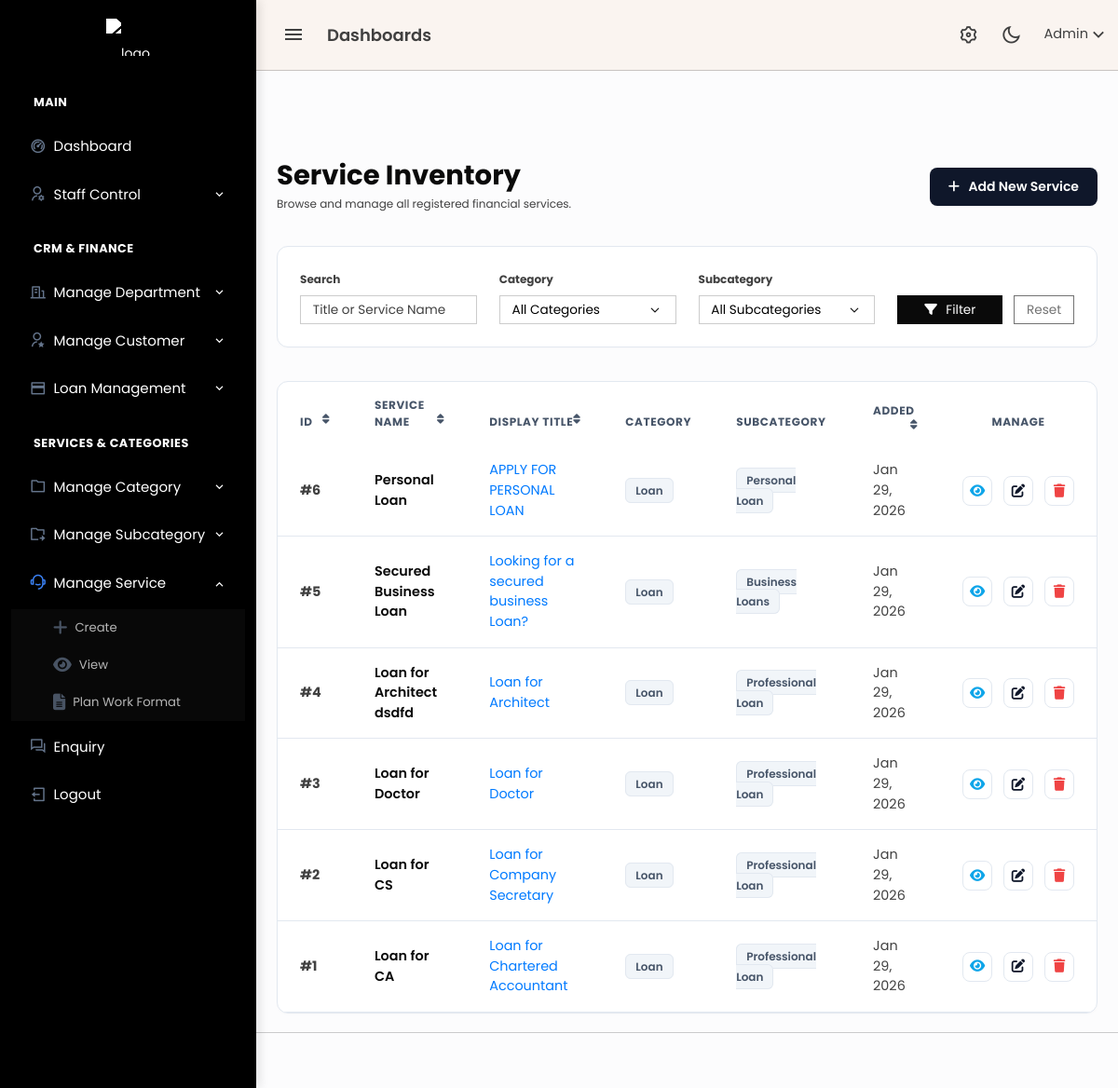
Page /admin/services.php (signed in) on the earlier database version.
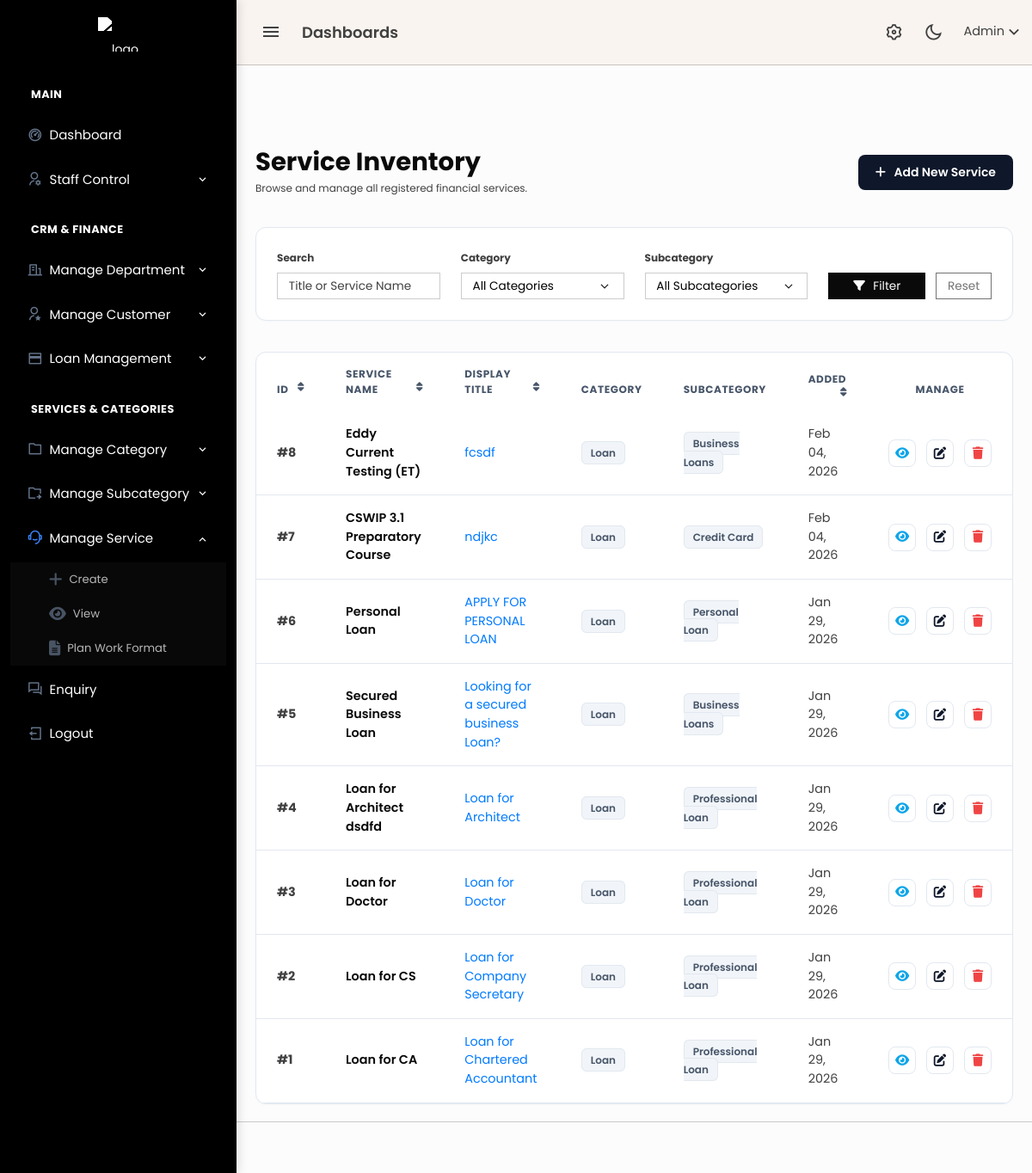
Same page on the later database version.
### tables this page shows
CREATE TABLE `services` (
  `id` bigint(20) UNSIGNED NOT NULL,
  `category_id` bigint(20) UNSIGNED NOT NULL,
  `sub_category_id` bigint(20) UNSIGNED NOT NULL,
  `service_name` varchar(255) NOT NULL,
  `title` varchar(255) NOT NULL,
  `slug` varchar(255) NOT NULL,
  `short_description` text DEFAULT NULL,
  `long_description` longtext DEFAULT NULL,
  `hero_image` varchar(255) DEFAULT NULL,
  `created_at` timestamp NULL DEFAULT current_timestamp(),
  `updated_at` timestamp NULL DEFAULT current_timestamp() ON UPDATE current_timestamp()
);

CREATE TABLE `service_categories` (
  `id` bigint(20) UNSIGNED NOT NULL,
  `uuid` char(36) NOT NULL DEFAULT uuid(),
  `department` int(11) NOT NULL,
  `category_name` varchar(255) NOT NULL,
  `sequence` int(11) NOT NULL DEFAULT 1,
  `active` tinyint(1) NOT NULL DEFAULT 1,
  `live` tinyint(1) NOT NULL DEFAULT 1,
  `created_at` timestamp NULL DEFAULT current_timestamp(),
  `updated_at` timestamp NULL DEFAULT current_timestamp() ON UPDATE current_timestamp()
);

CREATE TABLE `services_subcategories` (
  `id` bigint(20) UNSIGNED NOT NULL,
  `uuid` char(36) NOT NULL DEFAULT uuid(),
  `category_id` bigint(20) UNSIGNED NOT NULL,
  `sub_category_name` varchar(255) NOT NULL,
  `sequence` int(11) NOT NULL DEFAULT 1,
  `status` enum('active','inactive') NOT NULL DEFAULT 'active',
  `live` tinyint(1) NOT NULL DEFAULT 1,
  `created_at` timestamp NULL DEFAULT current_timestamp(),
  `updated_at` timestamp NULL DEFAULT current_timestamp() ON UPDATE current_timestamp()
);

### admin/services.php (the view, shortened to what the changed rows need)
<?php
include 'header.php';
echo '<link rel="stylesheet" href="https://cdnjs.cloudflare.com/ajax/libs/font-awesome/6.4.2/css/all.min.css">';
$sort_by    = $_GET['sort_by'] ?? 'id';
$sort_order = $_GET['order'] ?? 'DESC';
$next_order = ($sort_order === 'ASC') ? 'DESC' : 'ASC';
$query = "SELECT s.*, c.category_name, sub.sub_category_name
          FROM services s
          LEFT JOIN service_categories c ON s.category_id = c.id
          LEFT JOIN services_subcategories sub ON s.sub_category_id = sub.id
          WHERE 1=1";
$query .= " ORDER BY s.$sort_by $sort_order";
$result = mysqli_query($conn, $query);
?>
<div class="content-page">
    <div class="content">
        <div class="container-fluid pt-5">
            <div class="d-flex justify-content-between align-items-center mb-4">
                <div>
                    <h2 class="fw-bold text-dark mb-1">Service Inventory</h2>
                </div>
            </div>
            <div class="card card-modern">
                <div class="card-body p-0">
                    <div class="table-responsive">
                        <table class="table table-modern mb-0">
                            <thead>
                                <tr>
                                    <th width="80">
                                        <a href="?sort_by=id&order=<?= $next_order ?>">ID <i class="fas fa-sort float-end"></i></a>
                                    </th>
                                    <th>
                                        <a href="?sort_by=service_name&order=<?= $next_order ?>">Service Name <i class="fas fa-sort float-end"></i></a>
                                    </th>
                                    <th>
                                        <a href="?sort_by=title&order=<?= $next_order ?>">Display Title <i class="fas fa-sort float-end"></i></a>
                                    </th>
                                    <th>Category</th>
                                    <th>Subcategory</th>
                                    <th>
                                        <a href="?sort_by=created_at&order=<?= $next_order ?>">Added <i class="fas fa-sort float-end"></i></a>
                                    </th>
                                    <th width="150" class="text-center">Manage</th>
                                </tr>
                            </thead>
                            <tbody>
                                <?php if (mysqli_num_rows($result) > 0) {
                                    while ($row = mysqli_fetch_assoc($result)) { ?>
                                        <tr id="row-<?= $row['id'] ?>">
                                            <td class="text-muted fw-bold">#<?= $row['id'] ?></td>
                                            <td class="fw-semibold text-dark"><?= htmlspecialchars($row['service_name']) ?></td>
                                            <td class="text-primary"><?= htmlspecialchars($row['title']) ?></td>
                                            <td><span class="badge-soft"><?= htmlspecialchars($row['category_name']) ?></span></td>
                                            <td><span class="badge-soft"><?= htmlspecialchars($row['sub_category_name']) ?></span></td>
                                            <td class="text-muted small"><?= date('M d, Y', strtotime($row['created_at'])) ?></td>
                                            <td class="text-center">
                                                <div class="d-flex justify-content-center gap-2">
                                                    <a href="service_details.php?id=<?= $row['id'] ?>" class="btn-action btn-view" title="View Details">
                                                        <i class="fas fa-eye"></i>
                                                    </a>
                                                    <a href="service_edit.php?service_id=<?= $row['id'] ?>" class="btn-action btn-edit-pro" title="Edit">
                                                        <i class="fas fa-edit"></i>
                                                    </a>
                                                    <a href="db/delete/service_delete.php?id=<?= $row['id'] ?>"
                                                       class="btn-action btn-delete-pro"
                                                       onclick="return confirm('This will permanently delete this service and all its details. Continue?');"
                                                       title="Delete">
                                                        <i class="fas fa-trash"></i>
                                                    </a>
                                                </div>
                                            </td>
                                        </tr>
                                    <?php }
                                } ?>
                            </tbody>
                        </table>
                    </div>
                </div>
            </div>
        </div>
    </div>
</div>
<?php include 'footer.php'; ?>

Differences in the rows shown:
added services: id "8", service_name "Eddy Current Testing (ET)", title "fcsdf", service_categories.category_name "Loan", services_subcategories.sub_category_name "Business Loans", created_at "Feb 04, 2026"
added services: id "7", service_name "CSWIP 3.1 Preparatory Course", title "ndjkc", service_categories.category_name "Loan", services_subcategories.sub_category_name "Credit Card", created_at "Feb 04, 2026"
